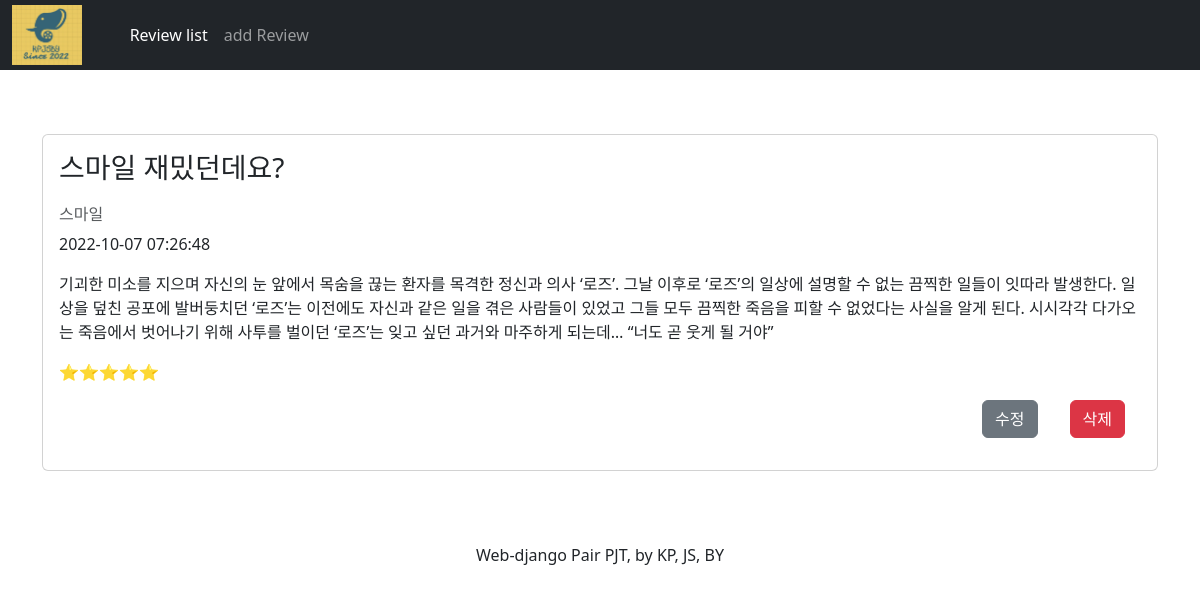
Page /index/5/ on the committed database.
### reviews/models.py (models this page shows)
class Reviews(models.Model):
    title = models.CharField(max_length=20)
    content = models.TextField()
    movie_name = models.CharField(max_length=20)
    grade = models.IntegerField(default=3)
    created_at = models.DateTimeField(auto_now_add=True)
    updated_at = models.DateTimeField(auto_now=True)

### reviews/views.py (the view)
# urls.py: path("index/<int:pk>/", views.detail, name="detail"),
def detail(request, pk):
    review = Reviews.objects.get(pk=pk)
    context = {
        "review": review,
    }
    return render(request, "reviews/detail.html", context)

### reviews/templates/reviews/detail.html (shortened to what this page needs)
{% extends 'base.html' %}
{% load static %}
{% block content %}
<div class="container py-5">
  <div class="card my-3">
    <div class="card-body">
      <h3 class="card-title mb-4">{{ review.title }}</h3>
      <h6 class="card-subtitle mb-2 text-muted">{{ review.movie_name }}</h6>
      <p class="card-text">
        {{ review.updated_at|date:'Y-m-d H:i:s' }}
      </p>
      <p class="card-text">{{ review.content }}</p>
      <p class="card-text">
        {% if review.grade == 1 %}
        ⭐
        {% elif review.grade == 2 %}
        ⭐⭐
        {% elif review.grade == 3 %}
        ⭐⭐⭐
        {% elif review.grade == 4 %}
        ⭐⭐⭐⭐
        {% elif review.grade == 5 %}
        ⭐⭐⭐⭐⭐
        {% endif %}
      <div class="d-flex flex-row-reverse">
        <a class="btn btn-danger mx-3" href="{% url 'reviews:delete' review.pk %}">
          삭제
        </a>
        <a class="btn btn-secondary mx-3" href="{% url 'reviews:update' review.pk %}">
          수정
        </a>
      </div>
      </p>
    </div>
  </div>
</div>
{% endblock %}

### rows in the picture
Reviews: title "스마일 재밌던데요?", movie_name "스마일", updated_at "2022-10-07 07:26:48", content "기괴한 미소를 지으며 자신의 눈 앞에서 목숨을 끊는 환자를 목격한 정신과 의사 ‘로즈’. 그날 이후로 ‘로즈’의 일상에 설명할 수 없는 끔찍한 일들이 잇따라 발생한다. 일상을 덮친 공포에 발버둥치던 ‘로즈’는 이전에도 자신과 같은 일을 겪은 사람들이 있었고 그들 모두 끔찍한 죽음을 피할 수 없었다는 사실을 알게 된다. 시시각각 다가오는 죽음에서 벗어나기 위해 사투를 벌이던 ‘로즈’는 잊고 싶던 과거와 마주하게 되는데… “너도 곧 웃게 될 거야”"
